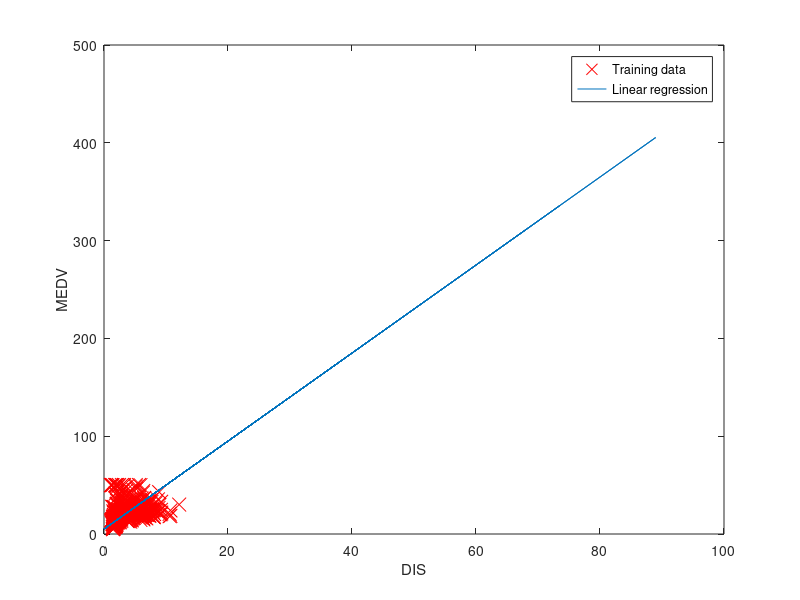

Source code (MATLAB):

fid = fopen('Boston Housing prices.txt', 'r');
data = fscanf(fid, '%f');

data = reshape(data(1:end), 14, 506).';

CRIM = data(:, 1); ZN = data(:, 2); INDUS = data(:, 3); CHAS = data(:, 4); 
NOX = data(:, 5); RM = data(:, 6); AGE = data(:, 7); DIS = data(:, 8); 
RAD = data(:, 9); TAX = data(:, 10); PTRATIO = data(:, 11); B = data(:, 12); 
LSTAT = data(:, 13); MEDV = data(:, 14); 

figure; % open a new figure window

plot(DIS, MEDV, 'rx', 'MarkerSize', 10); % Plot the data
ylabel('MEDV'); % Set the y-axis label
xlabel('DIS'); % Set the x-axis label

X = [ones(506, 1), data(:,1)];

theta = zeros(2, 1);
theta(1) = 5;
theta(2) = 4.5;

% Plot the linear fit
hold on; % keep previous plot visible
plot(X(:,2), X*theta, '-')
legend('Training data', 'Linear regression')
hold off % don't overlay any more plots on this figure

